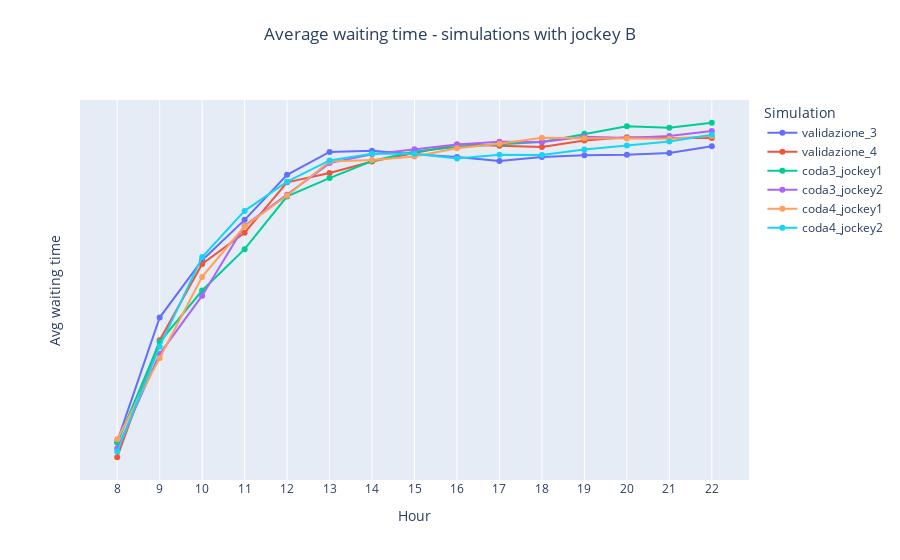

Here is the notebook cell this chart was saved with:
### Code cell
# Average waiting time

fig =  go.Figure()

fig = add_simulation_to_plot(fig, df_simulations, 'validazione_3', "Avg_waiting_times_standard")
fig = add_simulation_to_plot(fig, df_simulations, 'validazione_4', "Avg_waiting_times_standard")
fig = add_simulation_to_plot(fig, df_simulations, 'coda3_jockey1', "Avg_waiting_times_standard")
fig = add_simulation_to_plot(fig, df_simulations, 'coda3_jockey2', "Avg_waiting_times_standard")
fig = add_simulation_to_plot(fig, df_simulations, 'coda4_jockey1', "Avg_waiting_times_standard")
fig = add_simulation_to_plot(fig, df_simulations, 'coda4_jockey2', "Avg_waiting_times_standard")

fig = decorate_figure(fig,
    title="Average waiting time - simulations with jockey B",
    y_axis_title="Avg waiting time", dtick=1)

fig.show()
fig.write_image("doc/report/images/results/avg_wt_jockey_b.png", scale=IMAGE_SCALE)

### Figure 1 — Plotly figure (JSON) as saved in the notebook; plotly's stock layout.template omitted (floating-point values rounded to 4 significant figures)
{"data": [{"mode": "lines+markers", "name": "validazione_3", "type": "scatter", "x": [8, 9, 10, 11, 12, 13, 14, 15, 16, 17, 18, 19, 20, 21, 22], "y": [0.01176, 0.03962, 0.0525, 0.06154, 0.07165, 0.07679, 0.07707, 0.07626, 0.07563, 0.07474, 0.07565, 0.07602, 0.07615, 0.07657, 0.07806]}, {"mode": "lines+markers", "name": "validazione_4", "type": "scatter", "x": [8, 9, 10, 11, 12, 13, 14, 15, 16, 17, 18, 19, 20, 21, 22], "y": [0.008267, 0.03452, 0.05163, 0.05865, 0.06997, 0.07207, 0.07463, 0.07649, 0.07846, 0.07817, 0.07789, 0.07936, 0.08009, 0.0799, 0.07992]}, {"mode": "lines+markers", "name": "coda3_jockey1", "type": "scatter", "x": [8, 9, 10, 11, 12, 13, 14, 15, 16, 17, 18, 19, 20, 21, 22], "y": [0.0115, 0.03413, 0.04569, 0.05496, 0.0668, 0.07091, 0.07475, 0.07686, 0.0779, 0.07854, 0.07899, 0.08085, 0.08257, 0.08223, 0.08333]}, {"mode": "lines+markers", "name": "coda3_jockey2", "type": "scatter", "x": [8, 9, 10, 11, 12, 13, 14, 15, 16, 17, 18, 19, 20, 21, 22], "y": [0.01021, 0.03142, 0.04453, 0.06021, 0.0672, 0.07427, 0.07625, 0.07738, 0.07847, 0.07906, 0.07904, 0.08019, 0.07993, 0.08037, 0.08148]}, {"mode": "lines+markers", "name": "coda4_jockey1", "type": "scatter", "x": [8, 9, 10, 11, 12, 13, 14, 15, 16, 17, 18, 19, 20, 21, 22], "y": [0.01232, 0.03055, 0.04874, 0.06009, 0.06701, 0.07464, 0.07498, 0.07576, 0.07762, 0.0786, 0.07997, 0.07986, 0.07978, 0.07974, 0.08033]}, {"mode": "lines+markers", "name": "coda4_jockey2", "type": "scatter", "x": [8, 9, 10, 11, 12, 13, 14, 15, 16, 17, 18, 19, 20, 21, 22], "y": [0.00953, 0.03315, 0.05319, 0.06356, 0.07011, 0.07487, 0.07638, 0.07636, 0.07533, 0.07614, 0.07609, 0.07733, 0.07824, 0.0791, 0.08063]}], "layout": {"legend": {"title": {"text": "Simulation"}}, "title": {"text": "Average waiting time - simulations with jockey B", "x": 0.5, "xanchor": "center", "y": 0.95, "yanchor": "top"}, "xaxis": {"dtick": 1, "tick0": 0, "tickmode": "linear", "title": {"text": "Hour"}}, "yaxis": {"dtick": 1, "tick0": 0, "tickmode": "linear", "title": {"text": "Avg waiting time"}}}}
